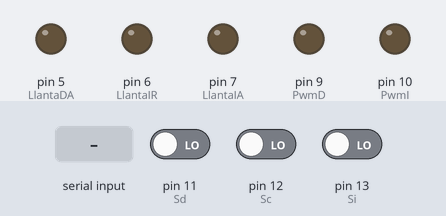
Bench run of a sketch on a simulated Arduino Uno, built with avr-gcc and run on an emulated ATmega328P. Shown: output pins drawn as LEDs (lit = HIGH). The test bench sets the inputs (shaded band); at power-on: pin 11 (Sd) LOW, pin 12 (Sc) LOW, pin 13 (Si) LOW. Pins used as bus, display or sensor lines are not drawn.

Above: at 1.2 s.
1.3 s: "d" received over Serial
At 2.2 s:
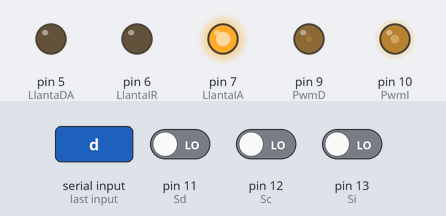
2.8 s: "s" received over Serial
At 3.4 s:
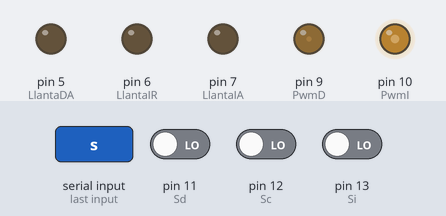
4.3 s: "i" received over Serial
At 5.5 s:
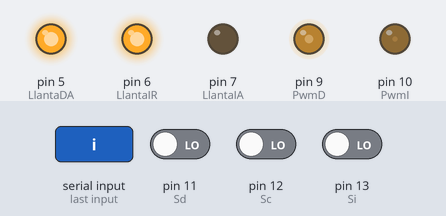
5.8 s: "a" received over Serial
At 6.9 s:
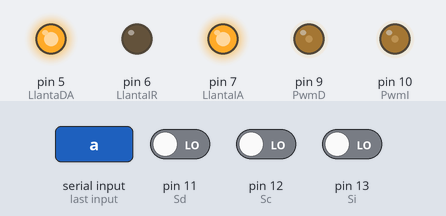
7.3 s: "r" received over Serial
At 8.0 s:
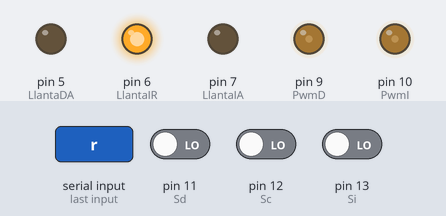
8.8 s: "s" received over Serial
At 9.2 s:
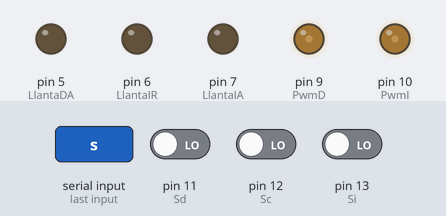
Timing chart, 0 to 11.3 s (numbered marks = the images above; inputs shaded):
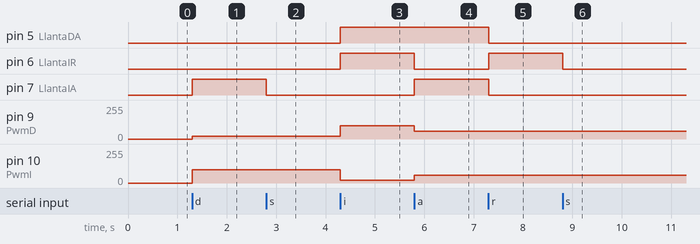

Measured:
- after the input at 1.3 s, pin 7 (LlantaIA): LOW → HIGH at once; pin 9 (PwmD): 0/255 → 20/255 at once; pin 10 (PwmI): 0/255 → 100/255 at once
- after the input at 2.8 s, pin 7 (LlantaIA): HIGH → LOW at once
- after the input at 4.3 s, pin 5 (LlantaDA), pin 6 (LlantaIR): LOW → HIGH at once; pin 9 (PwmD): 20/255 → 100/255 at once; pin 10 (PwmI): 100/255 → 20/255 at once
- after the input at 5.8 s, pin 6 (LlantaIR): HIGH → LOW at once; pin 7 (LlantaIA): LOW → HIGH at once; pin 9 (PwmD): 100/255 → 60/255 at once; pin 10 (PwmI): 20/255 → 60/255 at once
- after the input at 7.3 s, pin 5 (LlantaDA), pin 7 (LlantaIA): HIGH → LOW at once; pin 6 (LlantaIR): LOW → HIGH at once
- after the input at 8.8 s, pin 6 (LlantaIR): HIGH → LOW at once

The sketch:

Tortuga.ino
```cpp
#include <Servo.h>
#define Trigger 3
#define Echo  4
// Define las llantas
#define LlantaIA  7
#define LlantaIR  6
#define LlantaDA  5
#define LlantaDR  4
//Define los sensores
#define Si 13
#define Sc 12
#define Sd 11

//variables
int sA, sB, sC;
int velocidad = 0;
int Estabilizador = 0;
int Graduador, Referencia;
unsigned long Tiempo;
int Centraliza = 0;
int Direccion = 0;
//velocidad
#define PwmI 10
#define PwmD 9

bool moveU = false;
bool moveD = false;
bool moveC = true;
bool moveR = false;
bool moveL = false;

Servo jkr;
int Distancia;

void setup() {
  //para el sensor ultrasonido
  pinMode(Trigger, OUTPUT);
  pinMode(Echo, INPUT);
  pinMode(A0, INPUT);
  //para las llantas
  pinMode(LlantaIA, OUTPUT);
  pinMode(LlantaIR, OUTPUT);
  pinMode(LlantaDA, OUTPUT);
  pinMode(LlantaDR, OUTPUT);
  //para los sensores
  pinMode(Si, INPUT);
  pinMode(Sc, INPUT);
  pinMode(Sd, INPUT);
  //configuracion pwm
  pinMode(PwmI, OUTPUT);
  pinMode(PwmD, OUTPUT);
  //Velocidad de comunicacion
  Serial.begin(9600);
  //jkr.attach(3);
  //jkr.write(90);
}

void loop() {
  if (Serial.available()>0) {
    char caracter = Serial.read();
    // Detenerse
    if (caracter == 's') {
      moveC = true;
      moveU = false;
      moveD = false;
      moveR = false;
      moveL = false;
      }
     // Derecha
     if (caracter == 'd') {
      moveC = false;
      moveU = false;
      moveD = false;
      moveR = true;
      moveL = false;
      }
      // Izquierda
     if (caracter == 'i') {
      moveC = false;
      moveU = false;
      moveD = false;
      moveR = false;
      moveL = true;
      }
      // Avanzar
      if (caracter == 'a') {
      moveC = false;
      moveU = true;
      moveD = false;
      moveR = false;
      moveL = false;
      }
      // Retroceder
      if (caracter == 'r') {
      moveC = false;
      moveU = false;
      moveD = true;
      moveR = false;
      moveL = false;
      }
    }
  // Leer los sensores
  sA = digitalRead(Si);
  sB = digitalRead(Sc);
  sC = digitalRead(Sd);

  if (moveU) {
    analogWrite(PwmI,60);
    analogWrite(PwmD,60);
    digitalWrite(LlantaIA, HIGH);
    digitalWrite(LlantaIR, LOW);

    digitalWrite(LlantaDA, HIGH);
    digitalWrite(LlantaDR, LOW);
    }
  if (moveD) {
    analogWrite(PwmI,60);
    analogWrite(PwmD,60);
    digitalWrite(LlantaIA, LOW);
    digitalWrite(LlantaIR, HIGH);

    digitalWrite(LlantaDA, LOW);
    digitalWrite(LlantaDR, HIGH);
    }
  if (moveC) {
    digitalWrite(LlantaIA, LOW);
    digitalWrite(LlantaIR, LOW);

    digitalWrite(LlantaDA, LOW);
    digitalWrite(LlantaDR, LOW);
    }

  if (moveR) {
    analogWrite(PwmI,100);
    analogWrite(PwmD,20);
    digitalWrite(LlantaIA, HIGH);
    digitalWrite(LlantaIR, LOW);

    digitalWrite(LlantaDA, LOW);
    digitalWrite(LlantaDR, HIGH);
    }
  if (moveL) {
    analogWrite(PwmI,20);
    analogWrite(PwmD,100);
    digitalWrite(LlantaIA, LOW);
    digitalWrite(LlantaIR, HIGH);

    digitalWrite(LlantaDA, HIGH);
    digitalWrite(LlantaDR, LOW);
    }
}
```
